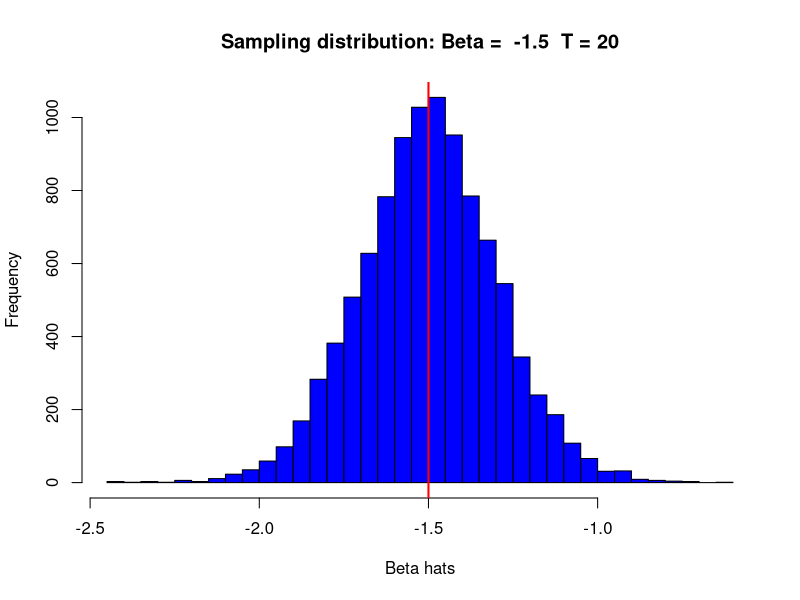
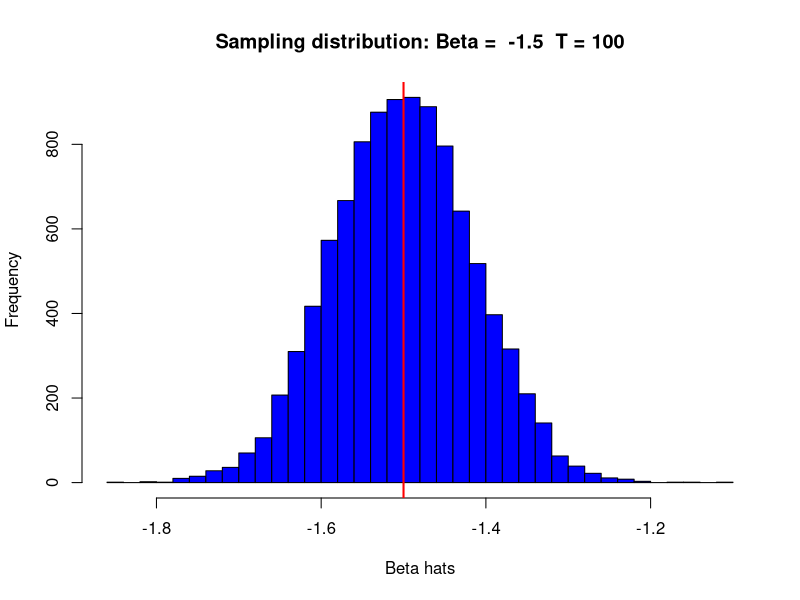
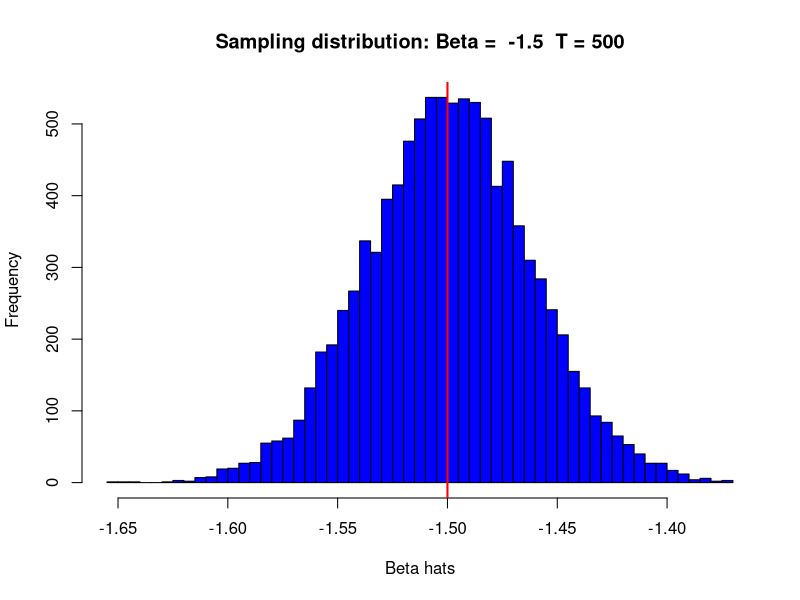
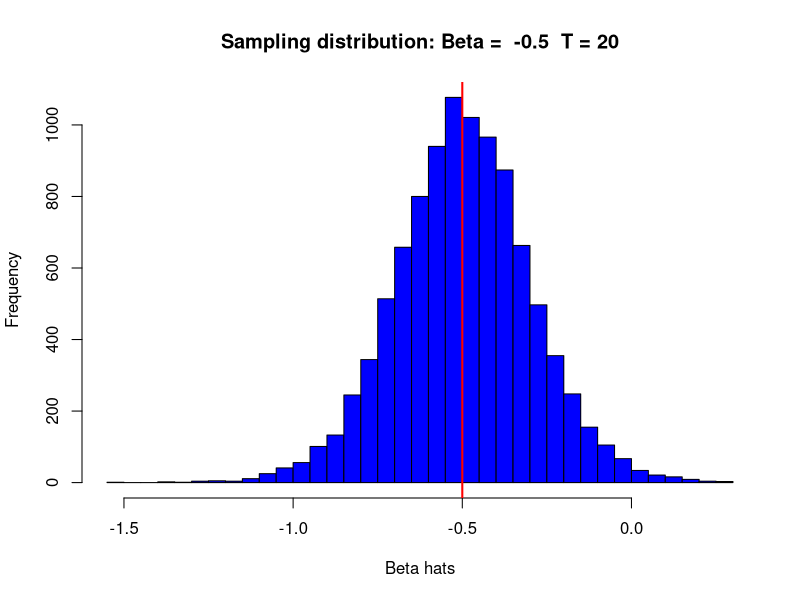
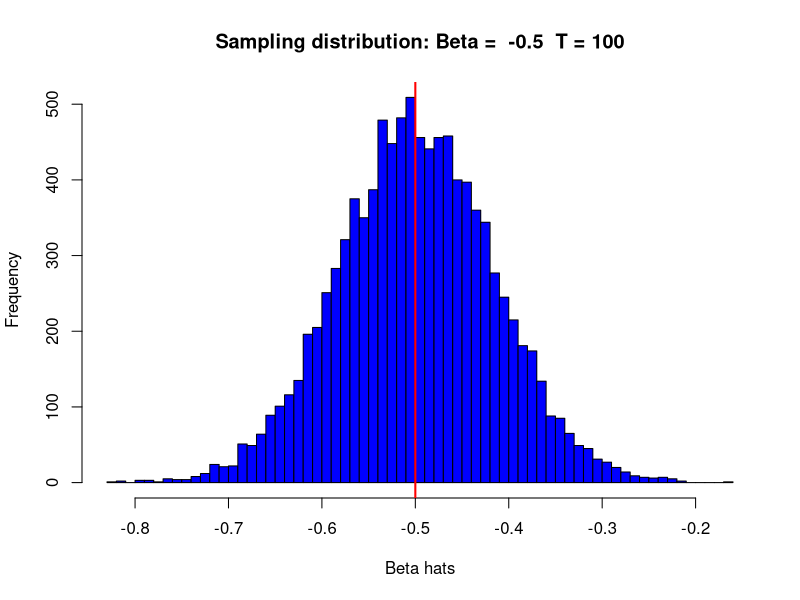
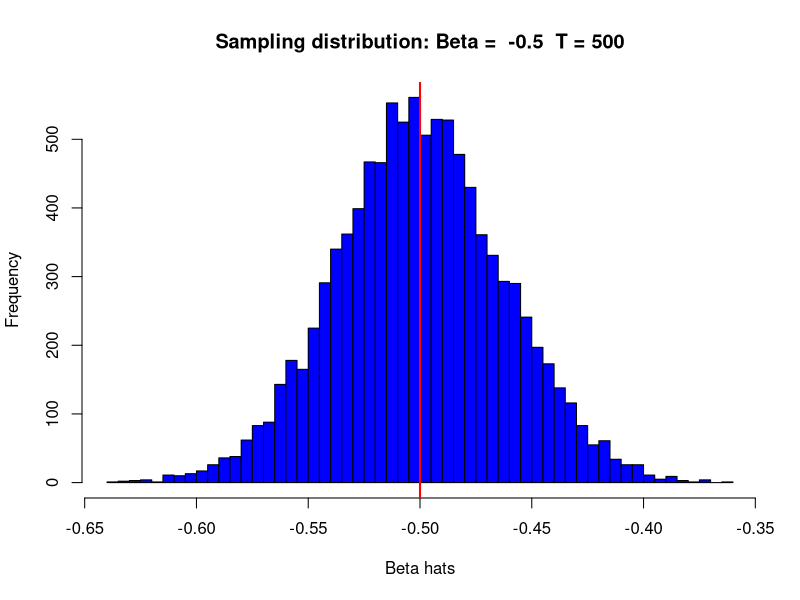
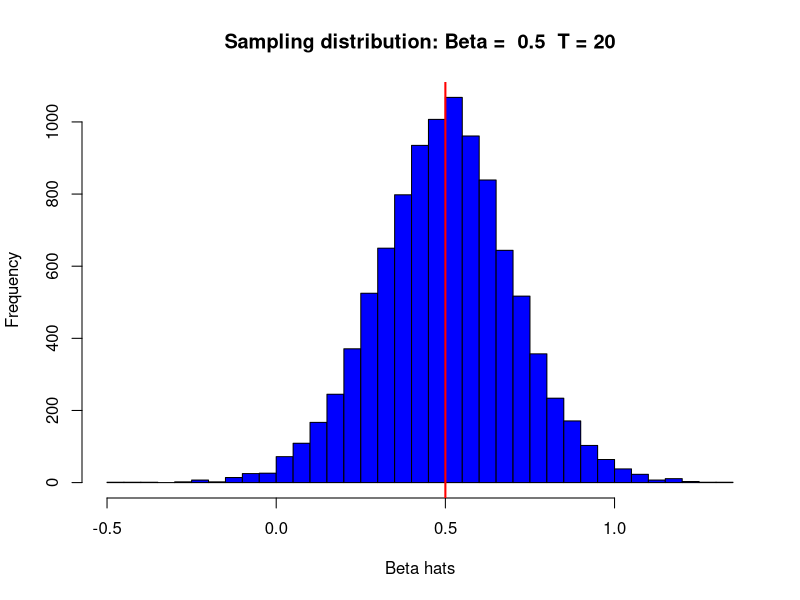
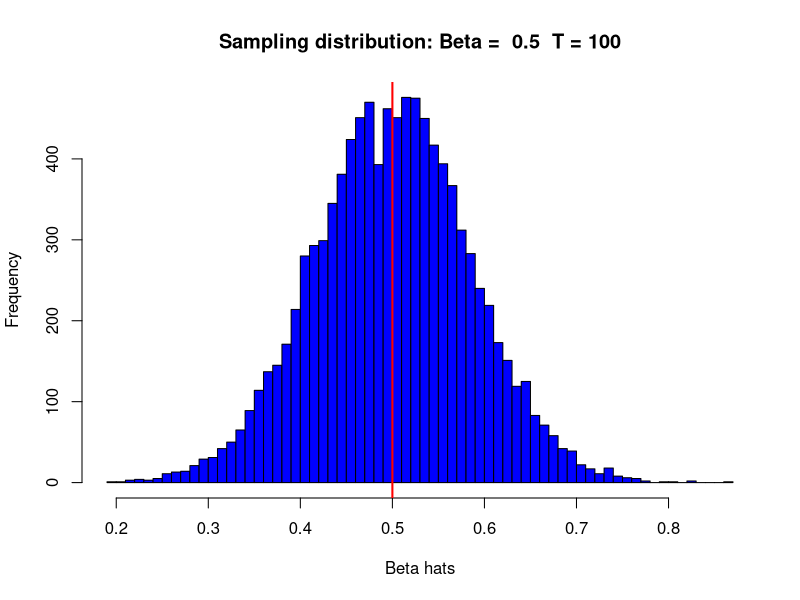

Write the R code that produced these figures, in order.
set.seed(102)

reps <- 10000
beta_vals <- c(-1.5,-0.5,0.5,1.5)
time_srs<-c(20,100,500)

results <- data.frame(
  Beta = numeric(),
  Time_smpl = numeric(),
  Mean_Beta = numeric(),
  Bias = numeric(),
  Var_Beta = numeric(),
  Coverage = numeric()
)

for(beta_t in beta_vals){
    for(t in time_srs){
      
      betas <- numeric(reps)
      cover <- numeric(reps)
      
      for(r in 1:reps){
        
          rm_ex <- rnorm(t,0.05,0.12)
          err <- rnorm(t,0,0.10)
          
          capm_ex_ret <- (beta_t * rm_ex) + err
          
          olsregression <- lm(capm_ex_ret ~ rm_ex)
          beta_hat <- coef(olsregression)[2]
          
          
          se <- summary(olsregression)$coefficients[2,2]
          
          betas[r] <- beta_hat
          
          if(abs((beta_hat-beta_t)/se) <= 1.96){
            cover[r] <- 1
          }else{
            cover[r] <- 0
          }
       }
      
      mean_beta <- mean(betas)
      mean_cover <- mean(cover)
      var_betas <- var(betas)
      bias <- mean_beta - beta_t
      
      hist(betas, main = paste("Sampling distribution: Beta = ", beta_t, " T =", t), xlab = "Beta hats", breaks = 50,
           col = "blue", border = "black")
      abline(v = beta_t, col = "red", lwd = 2)
      
      results <- rbind(results, 
                       data.frame(
                         Beta = beta_t,
                         Time_smpl = t,
                         Mean_Beta = mean_beta,
                         Bias = bias,
                         Var_Beta = var_betas,
                         Coverage = mean_cover
                       ))
          
    }
}

print(results)
